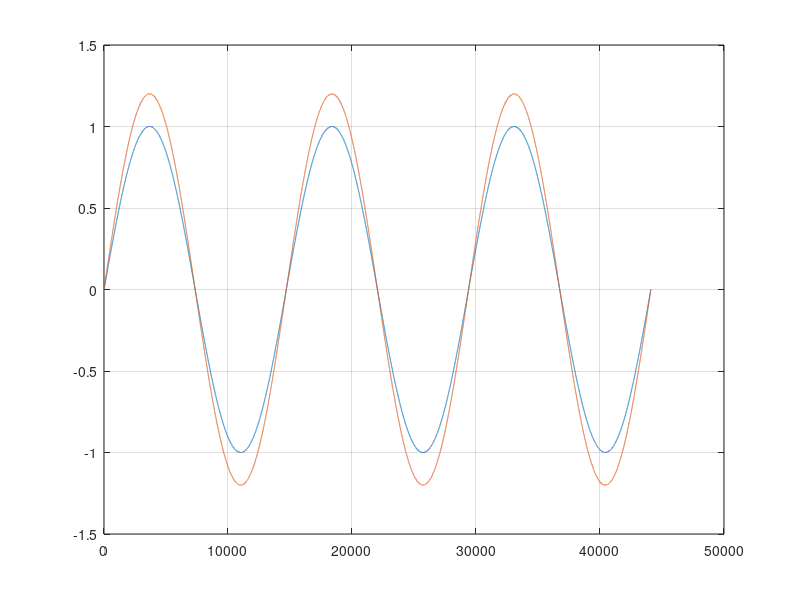

The MATLAB script that drew this image:
clc , clear all , close all
%%
% Linear Gain

signal = [0 ; 0.5 ; 1 ; 0.5 ; 0 ; -0.5 ; -1 ; -0.5];
stem(signal); grid on ;hold on
out = [];
gain = 1.2;

for n = 1 : length(signal)
    out(n,1) = signal(n,1)* gain;
end

stem (out); hold off;

% salida = [];
% sample = 1;
% while int(sample) <= length(signal)
%     signal(sample) = signal(signal)* gain;
%     sample = sample + 1;
% end   

%% 
fs = 44100; Ts = 1 / fs; t = 0 : Ts : 1; t = t(:); % t = t(:) columna en 1 seg hay 44100 muestras
frec = 3 ;
in = sin(2 * pi * frec * t); 
out = [];
plot(in );hold on; grid on;
for n = 1 : length(in)
    out(n,1) = in(n,1)* gain;
end

plot(out); hold off;

%%
signal = [0 , 0.5 , 1 , 0.5 , 0 , -0.5 , -1 , -0.5]
output = signal * gain